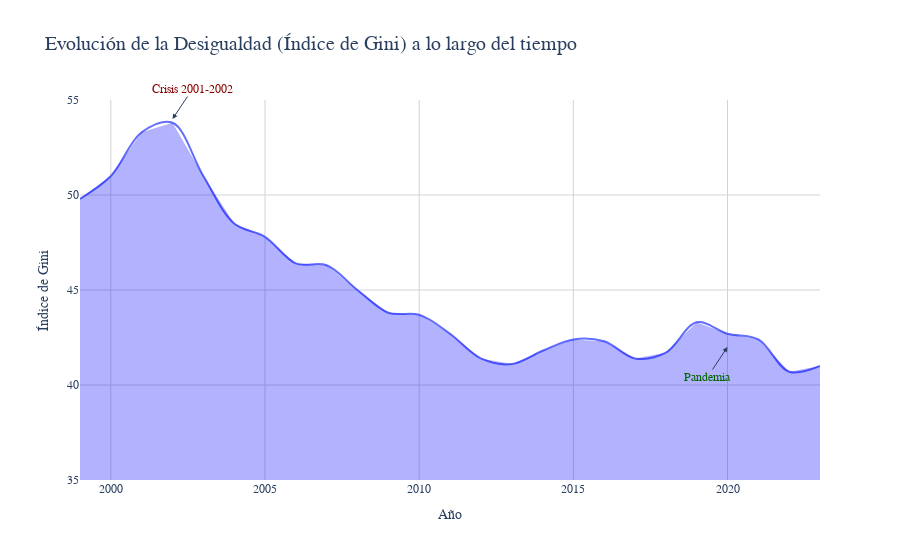

Source (notebook cell):
### Markdown cell above
Podemos notar que las crisis (2001-2002, 2020) afectan negativamente el PIB per cápita y aumentan la desigualdad (Gini). Si el PIB per cápita crece entre 2002 y 2019, refleja recuperación económica. Si el Gini disminuye en ese período, indica mejora en la distribución; si aumenta, sugiere crecimiento desigual.

### Code cell
fig = px.line(df_pivot, 
              x='Year', 
              y='Gini index', 
              title='Evolución de la Desigualdad (Índice de Gini) a lo largo del tiempo',
              labels={'Gini index': 'Índice de Gini',
                      'Year': 'Año'},
              template='plotly_white',  
              line_shape='spline',
              markers=False)  


fig.update_layout(
    hovermode="x unified",  
    xaxis_title="Año",
    yaxis_title="Índice de Gini",
    xaxis=dict(showgrid=True, gridcolor='lightgray', tickformat='%Y'),
    yaxis=dict(showgrid=True, gridcolor='lightgray', range=[35, 55]),
    font=dict(size=12, family="Arial"),
    title_font_size=20,
)



fig.add_trace(go.Scatter(
    x=df_pivot['Year'],
    y=df_pivot['Gini index'],
    fill='tozeroy',
    fillcolor='rgba(0, 0, 255, 0.3)',  
    line=dict(width=0),  
    showlegend=False,
    hoverinfo="skip" 
))

fig.add_annotation(
    x=2002, 
    y=54,   
    xref="x",
    yref="y",
    text="Crisis 2001-2002",
    showarrow=True,
    arrowhead=2,
    ax=20,
    ay=-30,
    font=dict(size=12, color="darkred")
)

fig.add_annotation(
    x=2020, 
    y=42,  
    xref="x",
    yref="y",
    text="Pandemia",
    showarrow=True,
    arrowhead=2,
    ax=-20,
    ay=30,
    font=dict(size=12, color="darkgreen")
)

fig.show()

### Figure 1 — Plotly figure (JSON) as saved in the notebook; plotly's stock layout.template omitted (floating-point values rounded to 4 significant figures)
{"data": [{"hovertemplate": "Año=%{x}<br>Índice de Gini=%{y}<extra></extra>", "legendgroup": "", "line": {"color": "#636efa", "dash": "solid", "shape": "spline"}, "marker": {"symbol": "circle"}, "mode": "lines", "name": "", "orientation": "v", "showlegend": false, "type": "scatter", "x": [1999, 2000, 2001, 2002, 2003, 2004, 2005, 2006, 2007, 2008, 2009, 2010, 2011, 2012, 2013, 2014, 2015, 2016, 2017, 2018, 2019, 2020, 2021, 2022, 2023], "xaxis": "x", "y": [49.8, 51, 53.3, 53.8, 51, 48.5, 47.8, 46.4, 46.3, 45, 43.8, 43.7, 42.7, 41.4, 41.1, 41.8, 42.4, 42.3, 41.4, 41.7, 43.3, 42.7, 42.4, 40.7, 41], "yaxis": "y"}, {"fill": "tozeroy", "fillcolor": "rgba(0, 0, 255, 0.3)", "hoverinfo": "skip", "line": {"width": 0}, "showlegend": false, "type": "scatter", "x": [1999, 2000, 2001, 2002, 2003, 2004, 2005, 2006, 2007, 2008, 2009, 2010, 2011, 2012, 2013, 2014, 2015, 2016, 2017, 2018, 2019, 2020, 2021, 2022, 2023], "y": [49.8, 51, 53.3, 53.8, 51, 48.5, 47.8, 46.4, 46.3, 45, 43.8, 43.7, 42.7, 41.4, 41.1, 41.8, 42.4, 42.3, 41.4, 41.7, 43.3, 42.7, 42.4, 40.7, 41]}], "layout": {"annotations": [{"arrowhead": 2, "ax": 20, "ay": -30, "font": {"color": "darkred", "size": 12}, "showarrow": true, "text": "Crisis 2001-2002", "x": 2002, "xref": "x", "y": 54, "yref": "y"}, {"arrowhead": 2, "ax": -20, "ay": 30, "font": {"color": "darkgreen", "size": 12}, "showarrow": true, "text": "Pandemia", "x": 2020, "xref": "x", "y": 42, "yref": "y"}], "font": {"family": "Arial", "size": 12}, "hovermode": "x unified", "legend": {"tracegroupgap": 0}, "title": {"font": {"size": 20}, "text": "Evolución de la Desigualdad (Índice de Gini) a lo largo del tiempo"}, "xaxis": {"anchor": "y", "domain": [0, 1], "gridcolor": "lightgray", "showgrid": true, "tickformat": "%Y", "title": {"text": "Año"}}, "yaxis": {"anchor": "x", "domain": [0, 1], "gridcolor": "lightgray", "range": [35, 55], "showgrid": true, "title": {"text": "Índice de Gini"}}}}
